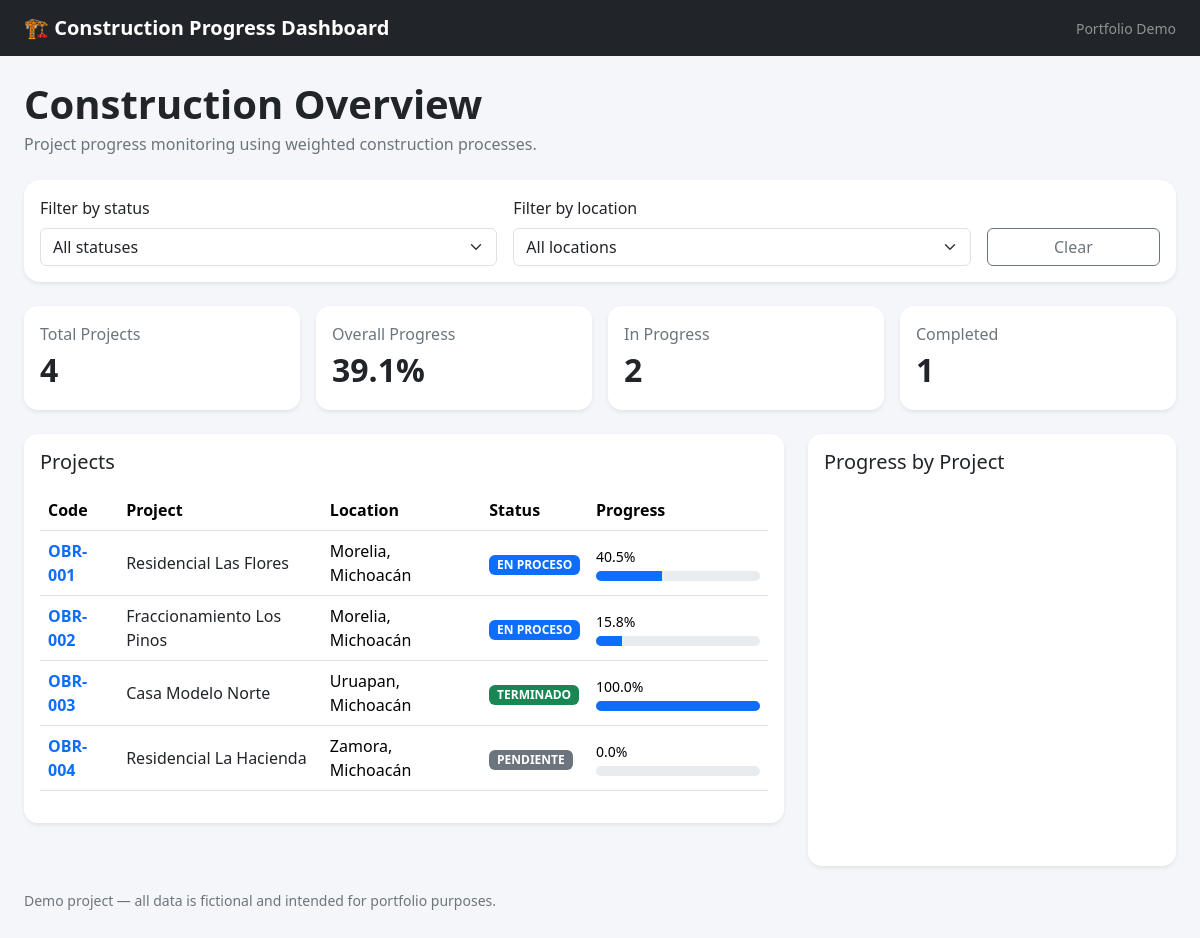
The page / on the database its author committed.
### tables this page shows
CREATE TABLE proyectos (
    id INT UNSIGNED AUTO_INCREMENT PRIMARY KEY,
    codigo VARCHAR(30) NOT NULL UNIQUE,
    nombre VARCHAR(150) NOT NULL,
    ubicacion VARCHAR(150) DEFAULT NULL,
    fecha_inicio DATE DEFAULT NULL,
    fecha_fin_estimada DATE DEFAULT NULL,
    estado ENUM('PENDIENTE','EN PROCESO','TERMINADO') NOT NULL DEFAULT 'PENDIENTE',
    activo TINYINT(1) NOT NULL DEFAULT 1,
    created_at TIMESTAMP NOT NULL DEFAULT CURRENT_TIMESTAMP
);

### public/index.php (the view, shortened to what this page needs)
<?php
$config = require __DIR__ . '/../config/database.php';
try {
    $dsn = "mysql:host={$config['host']};dbname={$config['dbname']};charset={$config['charset']}";
    $pdo = new PDO($dsn, $config['user'], $config['password'], [
        PDO::ATTR_ERRMODE => PDO::ERRMODE_EXCEPTION,
        PDO::ATTR_DEFAULT_FETCH_MODE => PDO::FETCH_ASSOC,
    ]);
    $sql = "
        SELECT
            p.id, p.codigo, p.nombre, p.ubicacion, p.estado,
            COALESCE(ROUND(SUM(c.ponderacion * COALESCE(a.avance_ejecutado, 0) / 100), 2), 0) AS avance
        FROM proyectos p
        CROSS JOIN catalogo_procesos c
        LEFT JOIN (
            SELECT ad.proyecto_id, ad.proceso_id, ad.avance_ejecutado
            FROM avance_detalle ad
            INNER JOIN (
                SELECT proyecto_id, proceso_id, MAX(fecha) AS ultima_fecha
                FROM avance_detalle
                GROUP BY proyecto_id, proceso_id
            ) ult
              ON ult.proyecto_id = ad.proyecto_id
             AND ult.proceso_id = ad.proceso_id
             AND ult.ultima_fecha = ad.fecha
        ) a ON a.proyecto_id = p.id AND a.proceso_id = c.id
        WHERE p.activo = 1 AND c.activo = 1
        GROUP BY p.id, p.codigo, p.nombre, p.ubicacion, p.estado
        ORDER BY p.id
    ";
    $proyectos = $pdo->query($sql)->fetchAll();
    $totalProyectos = count($proyectos);
    $terminados = 0;
    $enProceso = 0;
    $sumaAvance = 0;
    foreach ($proyectos as $proyecto) {
        $sumaAvance += (float)$proyecto['avance'];
        if ($proyecto['estado'] === 'TERMINADO') $terminados++;
        elseif ($proyecto['estado'] === 'EN PROCESO') $enProceso++;
    }
    $avanceGeneral = $totalProyectos ? round($sumaAvance / $totalProyectos, 1) : 0;
} catch (PDOException $e) {
    http_response_code(500);
    die("Error: " . htmlspecialchars($e->getMessage()));
}
?>
<!doctype html>
<html lang="en">
<head>
<link href="https://cdn.jsdelivr.net/npm/bootstrap@5.3.3/dist/css/bootstrap.min.css" rel="stylesheet">
<link href="https://cdn.datatables.net/2.1.8/css/dataTables.bootstrap5.css" rel="stylesheet">
</head>
<body>
<nav class="navbar navbar-dark bg-dark mb-4">
<div class="container-fluid px-4">
<span class="navbar-brand">🏗️ Construction Progress Dashboard</span>
<span class="text-white-50 small">Portfolio Demo</span>
</div>
</nav>
<main class="container-fluid px-4 pb-5">
<div class="mb-4">
<h1 class="dashboard-title mb-1">Construction Overview</h1>
<p class="text-secondary mb-0">Project progress monitoring using weighted construction processes.</p>
</div>
<div class="card shadow-sm border-0 rounded-4 mb-4">
<div class="card-body">
<div class="row g-3">
    <div class="col-md-5">
        <label for="statusFilter" class="form-label">Filter by status</label>
        <select id="statusFilter" class="form-select">
            <option value="">All statuses</option>
        </select>
    </div>
    <div class="col-md-5">
        <label for="locationFilter" class="form-label">Filter by location</label>
        <select id="locationFilter" class="form-select">
            <option value="">All locations</option>
        </select>
    </div>
    <div class="col-md-2 d-flex align-items-end">
        <button type="button" id="clearFilters" class="btn btn-outline-secondary w-100">Clear</button>
    </div>
</div>
</div>
</div>
<div class="row g-3 mb-4">
<div class="col-md-6 col-xl-3"><div class="card card-kpi shadow-sm h-100"><div class="card-body">
<div class="text-secondary">Total Projects</div><div class="kpi-value"><?= $totalProyectos ?></div>
</div></div></div>
<div class="col-md-6 col-xl-3"><div class="card card-kpi shadow-sm h-100"><div class="card-body">
<div class="text-secondary">Overall Progress</div><div class="kpi-value"><?= number_format($avanceGeneral,1) ?>%</div>
</div></div></div>
<div class="col-md-6 col-xl-3"><div class="card card-kpi shadow-sm h-100"><div class="card-body">
<div class="text-secondary">In Progress</div><div class="kpi-value"><?= $enProceso ?></div>
</div></div></div>
<div class="col-md-6 col-xl-3"><div class="card card-kpi shadow-sm h-100"><div class="card-body">
<div class="text-secondary">Completed</div><div class="kpi-value"><?= $terminados ?></div>
</div></div></div>
</div>
<div class="row g-4">
<div class="col-xl-8">
<div class="card table-card shadow-sm">
<div class="card-body">
<h5 class="mb-3">Projects</h5>
<div class="table-responsive">
<table id="projectsTable" class="table table-hover align-middle">
<thead><tr><th>Code</th><th>Project</th><th>Location</th><th>Status</th><th style="min-width:180px">Progress</th></tr></thead>
<tbody>
<?php foreach ($proyectos as $p): ?>
<?php
$avance = min(100,max(0,(float)$p['avance']));
$badge = $p['estado']==='TERMINADO'?'success':($p['estado']==='EN PROCESO'?'primary':'secondary');
?>
<tr data-status="<?= htmlspecialchars($p['estado']) ?>" data-location="<?= htmlspecialchars($p['ubicacion']) ?>">
<td><a class="project-link" href="detail.php?id=<?= (int)$p['id'] ?>"><?= htmlspecialchars($p['codigo']) ?></a></td>
<td><a class="text-decoration-none text-dark" href="detail.php?id=<?= (int)$p['id'] ?>"><?= htmlspecialchars($p['nombre']) ?></a></td>
<td><?= htmlspecialchars($p['ubicacion']) ?></td>
<td><span class="badge text-bg-<?= $badge ?>"><?= htmlspecialchars($p['estado']) ?></span></td>
<td>
<div class="d-flex justify-content-between small mb-1"><span><?= number_format($avance,1) ?>%</span></div>
<div class="progress"><div class="progress-bar" style="width:<?= $avance ?>%"></div></div>
</td>
</tr>
<?php endforeach; ?>
</tbody>
</table>
</div>
</div></div>
</div>
<div class="col-xl-4">
<div class="card table-card shadow-sm h-100"><div class="card-body">
<h5 class="mb-3">Progress by Project</h5><div id="progressChart" style="height:360px"></div>
</div></div>
</div>
</div>
<div class="text-secondary small mt-4">Demo project — all data is fictional and intended for portfolio purposes.</div>
</main>
</body>
</html>

### public/index.php (style rules this page uses)
body { background:#f4f6f9 }
.navbar-brand { font-weight:700 }
.dashboard-title { font-weight:700 }
.card-kpi,.table-card { border:0;border-radius:14px }
.kpi-value { font-size:2rem;font-weight:700 }
.progress { height:10px;border-radius:10px }
.project-link { text-decoration:none;font-weight:600 }

### rows shown on the page
proyectos: codigo "OBR-001", nombre "Residencial Las Flores", ubicacion "Morelia, Michoacán", estado "EN PROCESO", avance "40.5"
proyectos: codigo "OBR-002", nombre "Fraccionamiento Los Pinos", ubicacion "Morelia, Michoacán", estado "EN PROCESO", avance "15.8", $avance 15.75 (drawn)
proyectos: codigo "OBR-003", nombre "Casa Modelo Norte", ubicacion "Uruapan, Michoacán", estado "TERMINADO", avance "100.0", $avance 100 (drawn)
proyectos: codigo "OBR-004", nombre "Residencial La Hacienda", ubicacion "Zamora, Michoacán", estado "PENDIENTE", avance "0.0"

### other values the page prints
$totalProyectos "4"
$avanceGeneral "39.1"
$enProceso "2"
$terminados "1"
